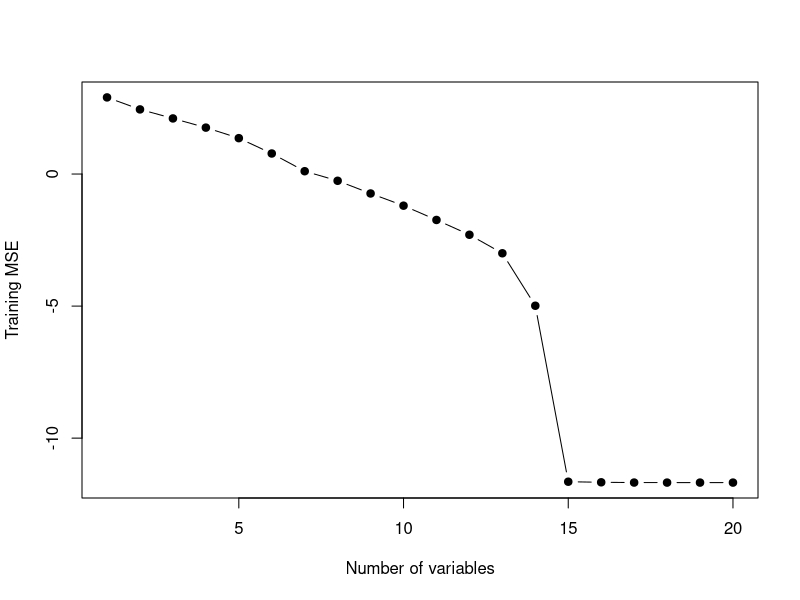
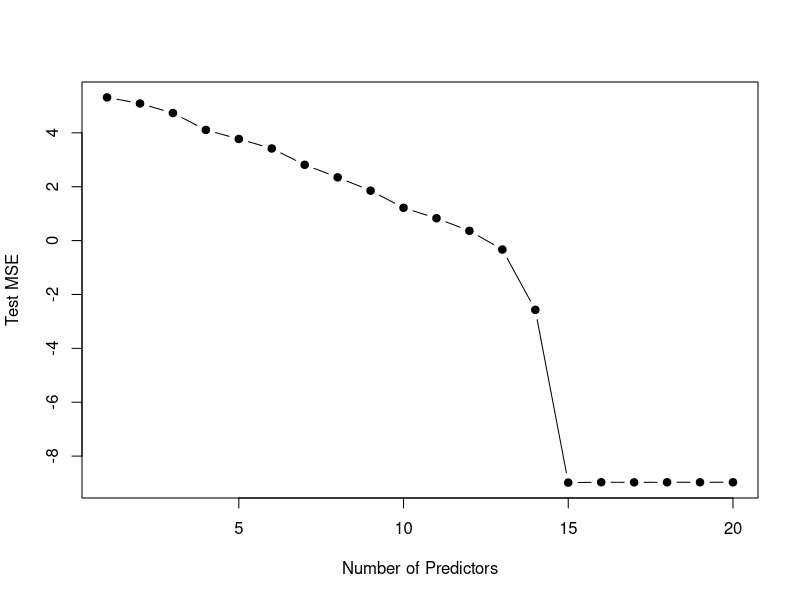
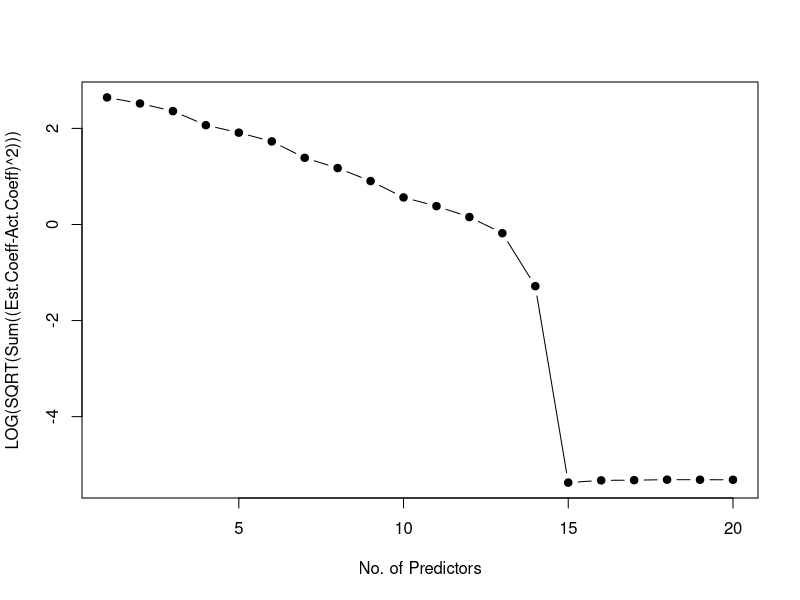

R code for these plots, in order:
## ---- chunk 1
knitr::opts_chunk$set(echo = TRUE)
library(leaps)
## ---- chunk 2

## ---- chunk 3
set.seed(1)

pred.names = c("x1","x2","x3","x4","x5","x6","x7","x8","x9","x10","x11","x12","x13","x14","x15","x16","x17","x18","x19","x20")
pred.matrix = matrix(data = rnorm(20000), nrow = 1000, ncol = 20, dimnames = list(NULL, pred.names))
err = 10^(-2)*rnorm(1000)

beta = c(10^0.2*rnorm(1),
         10^.4*rnorm(1),
         10^0.6*rnorm(1),
         10^0.8*rnorm(1),
         10*rnorm(1),
         0, 
         10^0.25*rnorm(1),
         10^0.5*rnorm(1),
         10^0.75*rnorm(1),
         10*rnorm(1),
         0,
         10^0.33*rnorm(1),
         10^0.66*rnorm(1),
         10*rnorm(1),
         0,
         10^0.5*rnorm(1),
         10*rnorm(1),
         0,
         10^0.1*rnorm(1),
         0)

names(beta) = pred.names

y = pred.matrix%*%beta + err

df = as.data.frame(pred.matrix)
df$y = y
## ---- chunk 4
train = sample(seq(1000), 100)
test = -(train)
## ---- chunk 5
regfit.train = regsubsets(y~., data = df[train,], nvmax = 20)
regfit.train.summary = summary(regfit.train)

#The RSS associated with subset sizes have a large spread and hence instead of plotting MSE we are plotting log(MSE)
plot(log(regfit.train.summary$rss/1000), xlab = "Number of variables", ylab = "Training MSE", pch = 19, type = "b")
## ---- chunk 6
test.matrix = model.matrix(y~., data = df[test,])
val.mse = rep(NA, 20)

for(i in 1:20){
  coefi = coef(regfit.train, id=i)
  pred = test.matrix[,names(coefi)]%*%coefi
  val.mse[i] = mean((pred - df$y[test])^2)
}
plot(1:20, log(val.mse), xlab = "Number of Predictors", ylab = "Test MSE", pch = 19, type = "b")
which.min(log(val.mse))
## ---- chunk 7
#List of coefficeints, excluding the intercept, for the best subset regression
coef.best.subset = coefficients(regfit.train, id=which.min(val.mse))[-1]
coef.best.subset
print("*************")
beta
## ---- chunk 8
coef.regsubsets = matrix(data=rep(0,400), nrow = 20, ncol = 20, dimnames = list(pred.names,NULL))

#For each subset we identify the coefficients that were set and then extract those coefficeints into a larger matrix that will have coefficients for all subsets against their respective predictor
for (j in 1:20){
  coef.regsubset.j = coefficients(regfit.train, id=j)[-1]
  temp = rep(FALSE, 20)
  temp = ifelse(row.names(coef.regsubsets)%in%names(coef.regsubset.j), TRUE, FALSE)
  coef.regsubsets[temp==TRUE,j] = coef.regsubset.j
}

RMSE.coeff.estimates = (coef.regsubsets-beta)^2
RMSE.coeff.estimates.sum = sqrt(colSums(RMSE.coeff.estimates))
plot(log(RMSE.coeff.estimates.sum), type = "b", pch = 19, xlab = "No. of Predictors", ylab = "LOG(SQRT(Sum((Est.Coeff-Act.Coeff)^2)))")
